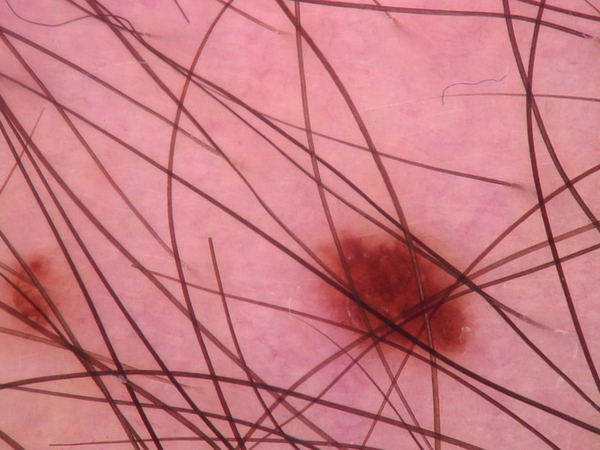
#> input picture 07_segmentation_2/sample_001.jpg, 600 x 450 px
$ jupyter execute --allow-errors Exercise-week_10.ipynb   (shell and % lines are left out)
#> lines starting #> are read from the running program, lines starting #| are printed output that depends on the picture
# Exercises for Week 10

[cell 1]
#try widget instead if graphs aren't showing

import cv2
import maxflow
import numpy as np
import matplotlib.pyplot as plt
from os.path import join
import ipywidgets as widgets
from matplotlib.patches import Circle
from IPython.display import display

## Hair removal

[cell 2]
# # this is the pseudo code
# def removeHair(img_org, img_gray, kernel_size=25, threshold=10, radius=3):
#     # kernel for the morphological filtering
#     kernel ← cv2.getStructuringElement(***)

#     # perform the hat transform on the grayscale image
#     hat_img ← cv2.morphologyEx(***)

#     # threshold the hair contours
#     _, thresh ← cv2.threshold(***)

#     # inpaint the original image depending on the mask
#     img_out = cv2.inpaint(img_org, thresh, radius, cv2.INPAINT_TELEA)

#     return hat_img, thresh, img_out


def removeHair(img_org, img_gray, kernel_size=25, threshold=10, radius=3):

    ### Your code here ###

    return hat_img, thresh, img_out

# read the image file (test both sample_001 and sample_002)
file_path = './sample_001.jpg'
img_bgr = cv2.imread(file_path)
#> img_bgr is the input picture: shape (450, 600, 3); mean B, G, R 130, 122.2, 199.9

# resize the image
max_size = 256
h, w = img_bgr.shape[:2]
#> h = 450; w = 600
scale = min(max_size / w, max_size / h)
#> scale = 0.427
if scale < 1:
    new_size = (int(w * scale), int(h * scale))
#> new_size = (256, 192)
    img_bgr = cv2.resize(img_bgr, new_size, interpolation=cv2.INTER_AREA)
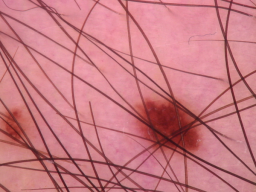
#> img_bgr: shape (192, 256, 3); mean B, G, R 130, 122.2, 199.9

# permute color channels and convert to grayscale
img_rgb = cv2.cvtColor(img_bgr, cv2.COLOR_BGR2RGB)
img_gray = cv2.cvtColor(img_rgb, cv2.COLOR_RGB2GRAY)
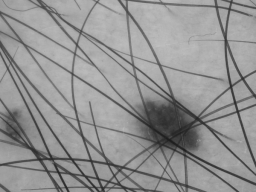
#> img_gray: shape (192, 256); min 29, max 191, mean 146.3

# apply hair removal; note: kernel_size and threshold can be adjusted as needed
#> (the rest of this cell did not finish here and is left out)


# plot the images
plt.figure()

# original image
plt.subplot(2, 2, 1)
plt.imshow(img_rgb)
plt.title("Original Image")
plt.axis("off")

# hat-transformed image
plt.subplot(2, 2, 2)
plt.imshow(blackhat, cmap="gray")
plt.title("BlackHat Image")
plt.axis("off")

# thresholded mask
plt.subplot(2, 2, 3)
plt.imshow(thresh, cmap="gray")
plt.title("Thresholded Mask")
plt.axis("off")

# inpainted image
plt.subplot(2, 2, 4)
plt.imshow(img_out)
plt.title("Inpainted Image")
plt.axis("off")

plt.tight_layout()
plt.show()

## Region growing

[cell 3]
# # This is the pseudo code
# def regionGrowing(image, seed, threshold):
#     h, w = image.shape
#     mask = np.zeros((h, w), dtype=bool)
#     region_pixels = []
#     stack = [seed]

#     # initialize the region's intensity mean with the seed value
#     region_mean = float(image[seed])
#     count = 1

#     mask[seed] = True
#     region_pixels.append(seed)

#     # 4-connected neighbors: up, down, left, right
#     neighbors = [(-1, 0), (1, 0), (0, -1), (0, 1)]

#     // Process the pixels in the stack until it is empty
#     WHILE stack is not empty:
#         // Remove the last pixel from the stack (current pixel)
#         (x, y) ← remove and return last element from stack

#         // For each neighbor direction:
#         FOR each (dx, dy) in neighbors:
#             nx ← x + dx
#             ny ← y + dy

#             // Check if the neighbor pixel (nx, ny) is inside the image bounds and not already in the region
#             IF (nx is within 0 and h-1) AND (ny is within 0 and w-1) AND (mask[nx, ny] is 0):
#                 pixel_val ← intensity of image at (nx, ny)

#                 // Check if the neighbor's intensity is within the threshold of the current region mean
#                 IF absolute(pixel_val - region_mean) ≤ threshold:
#                     // Include the neighbor pixel in the region
#                     mask[nx, ny] ← TRUE
#                     Add (nx, ny) to stack
#                     Add (nx, ny) to region_pixels

#                     // Update the region's mean intensity to include the new pixel
#                     region_mean ← (region_mean * count + pixel_val) / (count + 1)
#                     count ← count + 1

#     return mask

# [5 lines left out: function regionGrowing, not called in this run]

# we need a grayscale version of img_out.
#> (the rest of this cell did not finish here and is left out)

## Watershed algorithm

[cell 4]
# # This is the code with missing lines
# def watershedAlgorithm(gray_img, kernel_size=3, opening_iter=2, dilation_iter=3, dt_thresh=0.5):
#     # apply Otsu's thresholding (with inversion) to obtain a binary image
#     ret, thresh = cv2.threshold(gray_img, 0, 255, cv2.THRESH_BINARY_INV + cv2.THRESH_OTSU)

#     # remove noise with morphological opening
#     kernel = np.ones((kernel_size, kernel_size), np.uint8)
#     opening = cv2.morphologyEx(thresh, cv2.MORPH_OPEN, kernel, iterations=opening_iter)

#     # dilate to obtain sure background regions
#     sure_bg = cv2.dilate(opening, kernel, iterations=dilation_iter)

#     # use distance transform to get sure foreground regions
#     dist_transform ← cv2.distanceTransform(opening, ***)
#     ret, sure_fg = cv2.threshold(dist_transform, dt_thresh * dist_transform.max(), 255, 0)
#     sure_fg = np.uint8(sure_fg)

#     # the unknown region is the difference between sure background and sure foreground
#     unknown = cv2.subtract(sure_bg, sure_fg)

#     # marker labeling
#     ret, markers = cv2.connectedComponents(sure_fg)
#     markers = markers + 1
#     markers[unknown == 255] = 0

#     # apply watershed algorithm
#     img_color = cv2.cvtColor(gray_img, cv2.COLOR_GRAY2BGR)
#     markers ← cv2.watershed(***)

#     # mark the watershed boundaries in green (where marker == -1)
#     img_color[markers == -1] = [0, 255, 0]

#     return markers, img_color

# [5 lines left out: function watershedAlgorithm, not called in this run]

# apply watershed algorithm:
#> (the rest of this cell did not finish here and is left out)

## Graph-cut
### If it doesn't work, downgrade jupyter by: pip install "notebook<7"
### Also run: pip install ipympl opencv-python ipywidgets PyMaxflow

[cell 5]
# [57 lines left out: function graphcut, not called in this run]

[cell 6]
# replace 'path_to_image.jpg' with the path to your image.
image_path = './example.jpg'
image_bgr = cv2.imread(image_path)
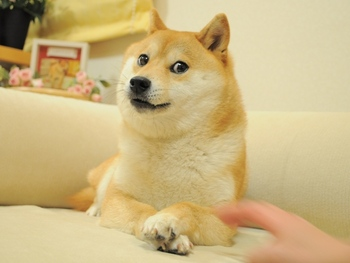
#> input picture 07_segmentation_2/example.jpg, 350 x 263 px
#> image_bgr is the input picture: shape (263, 350, 3); mean B, G, R 129.7, 181.1, 202.9
image = cv2.cvtColor(image_bgr, cv2.COLOR_BGR2RGB)

# below are some codes and functions irrelevant to graph-cut
# [6 lines left out: function on_press, not called in this run]

def on_motion(event):
    if dragging and event.inaxes == ax:
        draw_at(event.xdata, event.ydata)

def on_release(event):
    global dragging
    dragging = False

def on_mode_change(change):
    global current_mode
    current_mode = change['new']

# [30 lines left out: functions on_segment_clicked, draw_at, not called in this run]

scribble_mask = np.zeros(image.shape[:2], dtype=np.uint8)
brush_radius = 5
current_mode = 'foreground'
overlay_data = np.zeros_like(image, dtype=np.uint8)
scribble_points = []
dragging = False

#> (the rest of this cell did not finish here and is left out)
